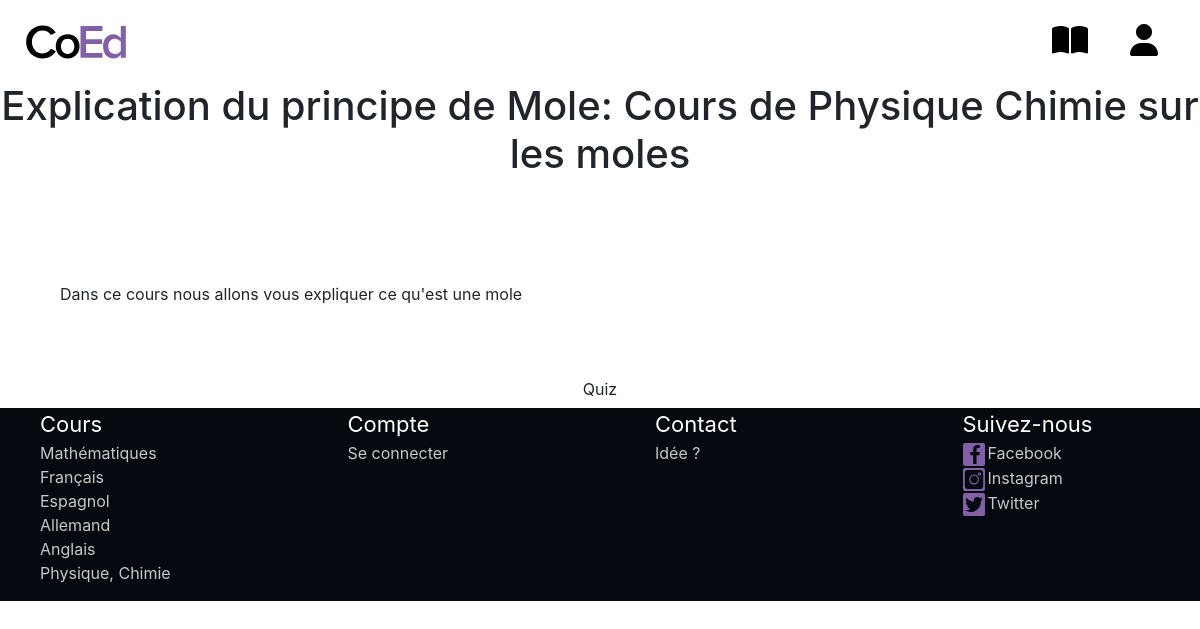
Screenshot of /index.php?page=coursdisplay&id=1 with the database file from the repository.
### tables this page shows
CREATE TABLE `courses` (
  `courseid` int(255) NOT NULL,
  `subject` varchar(100) NOT NULL,
  `title` varchar(1000) NOT NULL,
  `content` varchar(2000) NOT NULL,
  `url` varchar(2000) NOT NULL,
  `valide` varchar(10) DEFAULT NULL
);

### controller/courseController.php (called while the page is built, shortened)
<?php
include_once './models/Bdd.php';
function getCourseById($id){
    $Bdd = new Bdd();
    $course = $Bdd->getCourseById($id);
    return $course;
}
function getUrlQuizWithIdCourse($courseid){
    $Bdd = new Bdd();
    $result=$Bdd->getUrlQuizWithIdCourse($courseid);
    $urlQuiz=$result['quiz_url'];
    return $urlQuiz;
}

### models/Bdd.php (called while the page is built, shortened)
<?php
class Bdd
{
    private $connexion;
    public function __construct()
    {
        try {
            $this->connexion = new PDO('mysql:host=localhost;dbname=webpjt;charset=utf8', 'root', 'root');
        } catch (PDOException $Exception) {
            echo "Erreur de connexion à la base de donnée";
            exit;
        }
    }
    public function getCourseById($id)
    {
        $sql = 'SELECT * FROM courses where courseid = :id';
        $var = $this->connexion->prepare($sql);
        $var->execute([":id" => $id]);
        $course = $var->fetch(PDO::FETCH_ASSOC);
        return $course;
    }
    public function getUrlQuizWithIdCourse($courseid)
    {
        $sql = 'SELECT quiz_url FROM quiz WHERE courseid = :courseid';
        $var = $this->connexion->prepare($sql);
        $var->execute([":courseid" => $courseid]);
        $urlQuiz = $var->fetch(PDO::FETCH_ASSOC);
        return $urlQuiz;
    }
}

### views/coursedisplay.php (the view, shortened to what this page needs)
<!doctype html>
<html lang="en">
<head>
</head>
<body>
    <?php
    include_once './controller/courseController.php';
    $course = getCourseById($_GET['id']);
    $UrlQuiz = getUrlQuizWithIdCourse($course['courseid']);
    echo  "<h1 class=\"text-center\">" .$course['subject'].": ". $course['title'] . " </h1>
    <div class=\"container\">
        <div class=\"container course text-center\">
            <br>
            <br>";
    echo "</div>
    <br>
    <br>
    <div class=\"container rounded text-justify content\">
        <p>".$course['content']."   </p>
    </div>
    <br>
    <br>
    <div class=\"container buttons text-center\">
        <a href=\"index.php?page=quiz&id=".$course['courseid']."&url=".$UrlQuiz."\" class=\"btn btn-purple\">Quiz</a>
    </div>";
    ?>
</div>
</body>
</html>

### styles/stylenavbar.css (style rules this page uses)
:root { --purple_web: #8160a7; --black_web: #04080f; --white_web: #fffffc; --grey_web: #c8c8c8; }
* { box-sizing: border-box; }
body { margin: 0; padding: 0; }

### styles/stylefooter.css (style rules this page uses)
html, body { height: 100%; }

### rows the page displays
courses: subject "Explication du principe de Mole", title "Cours de Physique Chimie sur les moles", content "Dans ce cours nous allons vous expliquer ce qu'est une mole"
